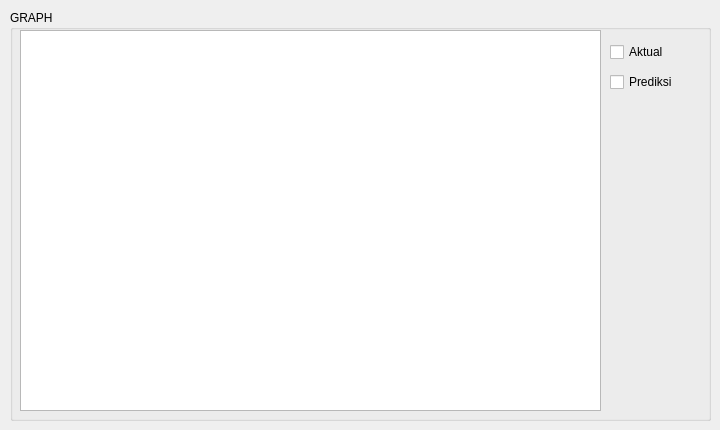
        <widget class="QWidget" name="Graphic_ANN">
         <attribute name="title">
          <string>ANN</string>
         </attribute>
         <widget class="QGroupBox" name="groupBox_24">
          <property name="geometry">
           <rect>
            <x>10</x>
            <y>10</y>
            <width>701</width>
            <height>411</height>
           </rect>
          </property>
          <property name="title">
           <string>GRAPH</string>
          </property>
          <widget class="QCheckBox" name="checkBox_ann_graph_PREDIKSI">
           <property name="geometry">
            <rect>
             <x>600</x>
             <y>60</y>
             <width>84</width>
             <height>24</height>
            </rect>
           </property>
           <property name="text">
            <string>Prediksi</string>
           </property>
          </widget>
          <widget class="QCheckBox" name="checkBox_ann_graph_AKTUAL">
           <property name="geometry">
            <rect>
             <x>600</x>
             <y>30</y>
             <width>84</width>
             <height>24</height>
            </rect>
           </property>
           <property name="text">
            <string>Aktual</string>
           </property>
          </widget>
          <widget class="QGraphicsView" name="graphicsView_ANN">
           <property name="geometry">
            <rect>
             <x>10</x>
             <y>20</y>
             <width>581</width>
             <height>381</height>
            </rect>
           </property>
          </widget>
         </widget>
        </widget>
